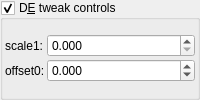
    <widget class="MyGroupBox" name="groupCheck_analyticDE_enabled_false">
     <property name="title">
      <string>D&amp;E tweak controls</string>
     </property>
     <property name="checkable">
      <bool>true</bool>
     </property>
     <layout class="QVBoxLayout" name="verticalLayout_14" stretch="0">
      <property name="spacing">
       <number>2</number>
      </property>
      <property name="leftMargin">
       <number>2</number>
      </property>
      <property name="topMargin">
       <number>2</number>
      </property>
      <property name="rightMargin">
       <number>2</number>
      </property>
      <property name="bottomMargin">
       <number>2</number>
      </property>
      <item>
       <layout class="QGridLayout" name="gridLayout_23" columnstretch="0,1">
        <property name="spacing">
         <number>2</number>
        </property>
        <item row="0" column="0">
         <widget class="QLabel" name="label_182">
          <property name="text">
           <string>scale1:</string>
          </property>
         </widget>
        </item>
        <item row="1" column="0">
         <widget class="QLabel" name="label_177">
          <property name="text">
           <string>offset0:</string>
          </property>
         </widget>
        </item>
        <item row="0" column="1">
         <widget class="MyDoubleSpinBox" name="spinbox_analyticDE_scale_1">
          <property name="sizePolicy">
           <sizepolicy hsizetype="Minimum" vsizetype="Maximum">
            <horstretch>0</horstretch>
            <verstretch>0</verstretch>
           </sizepolicy>
          </property>
          <property name="prefix">
           <string/>
          </property>
          <property name="suffix">
           <string/>
          </property>
          <property name="decimals">
           <number>3</number>
          </property>
          <property name="minimum">
           <double>0.000000000000000</double>
          </property>
          <property name="maximum">
           <double>99.989999999999995</double>
          </property>
          <property name="singleStep">
           <double>0.100000000000000</double>
          </property>
         </widget>
        </item>
        <item row="1" column="1">
         <widget class="MyDoubleSpinBox" name="spinbox_analyticDE_offset_0">
          <property name="sizePolicy">
           <sizepolicy hsizetype="Minimum" vsizetype="Maximum">
            <horstretch>0</horstretch>
            <verstretch>0</verstretch>
           </sizepolicy>
          </property>
          <property name="prefix">
           <string/>
          </property>
          <property name="suffix">
           <string/>
          </property>
          <property name="decimals">
           <number>3</number>
          </property>
          <property name="minimum">
           <double>-99.989999999999995</double>
          </property>
          <property name="maximum">
           <double>99.989999999999995</double>
          </property>
          <property name="singleStep">
           <double>0.100000000000000</double>
          </property>
         </widget>
        </item>
       </layout>
      </item>
     </layout>
    </widget>
